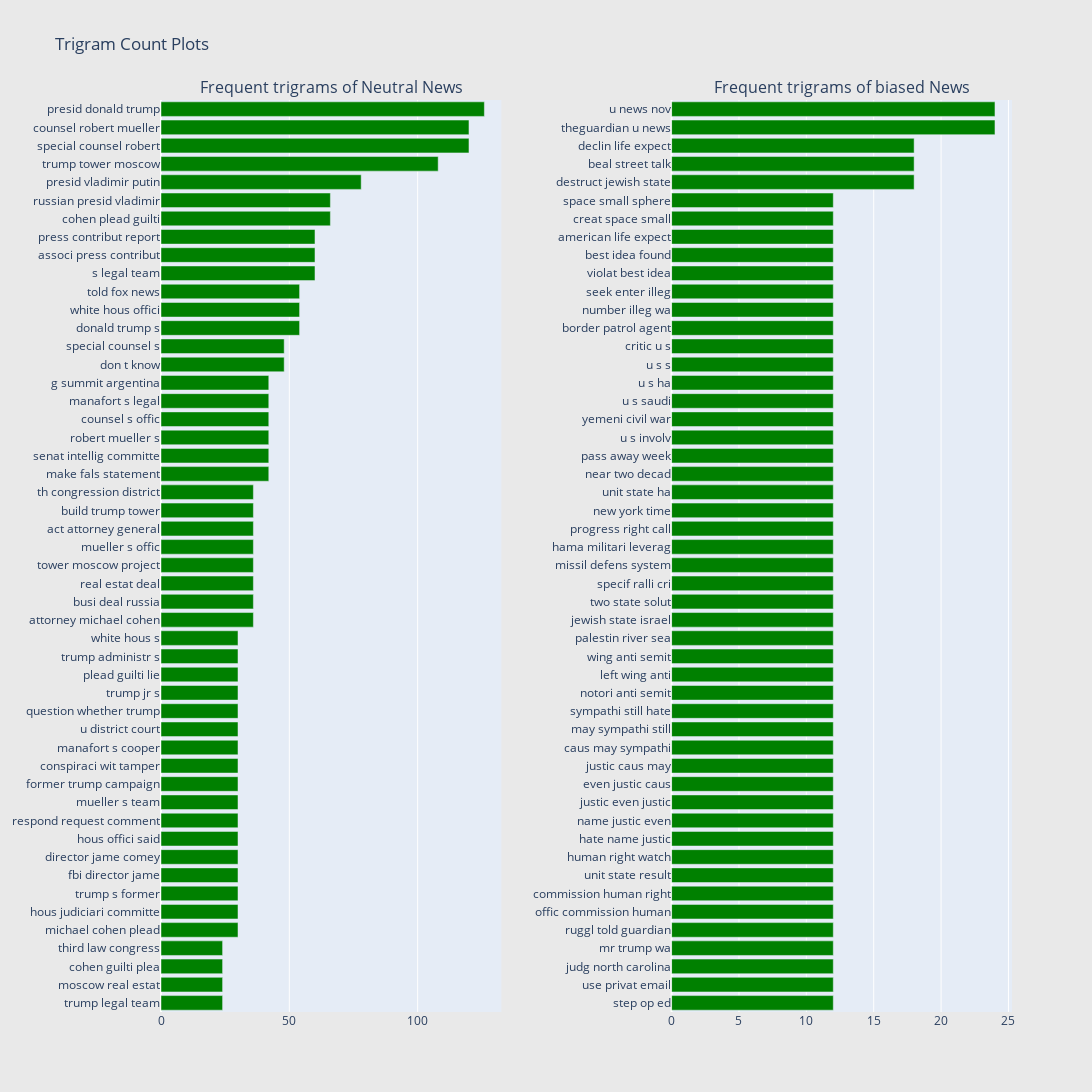

The code cell stored with this chart in its notebook:
### Markdown cell above
# Tri-Gram - Construct dictionary with every single unique words from the list of words in the news.

### Code cell
# for colab plotly
configure_plotly_browser_state()

freq_dict = defaultdict(int)
for sent in df_unbiased["clean_article"]:
    for word in generate_ngrams(sent,3):
        freq_dict[word] += 1
fd_sorted = pd.DataFrame(sorted(freq_dict.items(), key=lambda x: x[1])[::-1])
fd_sorted.columns = ["word", "wordcount"]
trace0 = horizontal_bar_chart(fd_sorted.head(50), 'green')


freq_dict = defaultdict(int)
for sent in df_biased["clean_article"]:
    for word in generate_ngrams(sent,3):
        freq_dict[word] += 1
fd_sorted = pd.DataFrame(sorted(freq_dict.items(), key=lambda x: x[1])[::-1])
fd_sorted.columns = ["word", "wordcount"]
trace1 = horizontal_bar_chart(fd_sorted.head(50), 'green')

# Creating two subplots
fig = tools.make_subplots(rows=1, cols=2, vertical_spacing=0.04, horizontal_spacing=0.2,
                          subplot_titles=["Frequent trigrams of Neutral News", 
                                          "Frequent trigrams of biased News"])
fig.append_trace(trace0, 1, 1)
fig.append_trace(trace1, 1, 2)
fig['layout'].update(height=1200, width=1200, paper_bgcolor='rgb(233,233,233)', title="Trigram Count Plots")
py.iplot(fig, filename='word-plots')

### Figure 1 — Plotly figure (JSON) as saved in the notebook; plotly's stock layout.template omitted (floating-point values rounded to 4 significant figures)
{"data": [{"showlegend": false, "orientation": "h", "yaxis": "y", "y": ["trump legal team", "moscow real estat", "cohen guilti plea", "third law congress", "michael cohen plead", "hous judiciari committe", "trump s former", "fbi director jame", "director jame comey", "hous offici said", "respond request comment", "mueller s team", "former trump campaign", "conspiraci wit tamper", "manafort s cooper", "u district court", "question whether trump", "trump jr s", "plead guilti lie", "trump administr s", "white hous s", "attorney michael cohen", "busi deal russia", "real estat deal", "tower moscow project", "mueller s offic", "act attorney general", "build trump tower", "th congression district", "make fals statement", "senat intellig committe", "robert mueller s", "counsel s offic", "manafort s legal", "g summit argentina", "don t know", "special counsel s", "donald trump s", "white hous offici", "told fox news", "s legal team", "associ press contribut", "press contribut report", "cohen plead guilti", "russian presid vladimir", "presid vladimir putin", "trump tower moscow", "special counsel robert", "counsel robert mueller", "presid donald trump"], "xaxis": "x", "marker": {"color": "green"}, "x": [24, 24, 24, 24, 30, 30, 30, 30, 30, 30, 30, 30, 30, 30, 30, 30, 30, 30, 30, 30, 30, 36, 36, 36, 36, 36, 36, 36, 36, 42, 42, 42, 42, 42, 42, 48, 48, 54, 54, 54, 60, 60, 60, 66, 66, 78, 108, 120, 120, 126], "type": "bar"}, {"showlegend": false, "orientation": "h", "yaxis": "y2", "y": ["step op ed", "use privat email", "judg north carolina", "mr trump wa", "ruggl told guardian", "offic commission human", "commission human right", "unit state result", "human right watch", "hate name justic", "name justic even", "justic even justic", "even justic caus", "justic caus may", "caus may sympathi", "may sympathi still", "sympathi still hate", "notori anti semit", "left wing anti", "wing anti semit", "palestin river sea", "jewish state israel", "two state solut", "specif ralli cri", "missil defens system", "hama militari leverag", "progress right call", "new york time", "unit state ha", "near two decad", "pass away week", "u s involv", "yemeni civil war", "u s saudi", "u s ha", "u s s", "critic u s", "border patrol agent", "number illeg wa", "seek enter illeg", "violat best idea", "best idea found", "american life expect", "creat space small", "space small sphere", "destruct jewish state", "beal street talk", "declin life expect", "theguardian u news", "u news nov"], "xaxis": "x2", "marker": {"color": "green"}, "x": [12, 12, 12, 12, 12, 12, 12, 12, 12, 12, 12, 12, 12, 12, 12, 12, 12, 12, 12, 12, 12, 12, 12, 12, 12, 12, 12, 12, 12, 12, 12, 12, 12, 12, 12, 12, 12, 12, 12, 12, 12, 12, 12, 12, 12, 18, 18, 18, 24, 24], "type": "bar"}], "layout": {"xaxis": {"domain": [0, 0.4], "anchor": "y"}, "title": {"text": "Trigram Count Plots"}, "paper_bgcolor": "rgb(233,233,233)", "yaxis": {"domain": [0, 1], "anchor": "x"}, "xaxis2": {"domain": [0.6, 1], "anchor": "y2"}, "height": 1200, "width": 1200, "yaxis2": {"domain": [0, 1], "anchor": "x2"}, "annotations": [{"yanchor": "bottom", "xref": "paper", "xanchor": "center", "yref": "paper", "text": "Frequent trigrams of Neutral News", "y": 1, "x": 0.2, "font": {"size": 16}, "showarrow": false}, {"yanchor": "bottom", "xref": "paper", "xanchor": "center", "yref": "paper", "text": "Frequent trigrams of biased News", "y": 1, "x": 0.8, "font": {"size": 16}, "showarrow": false}]}}
